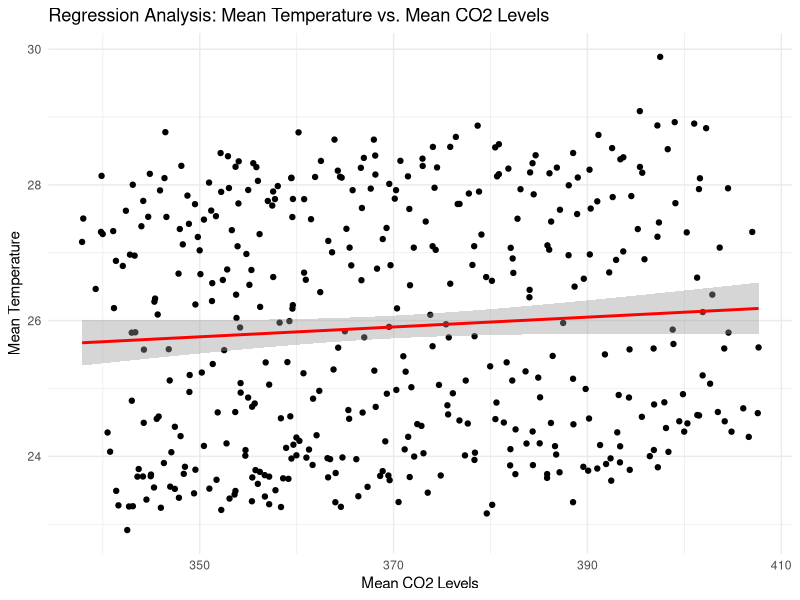
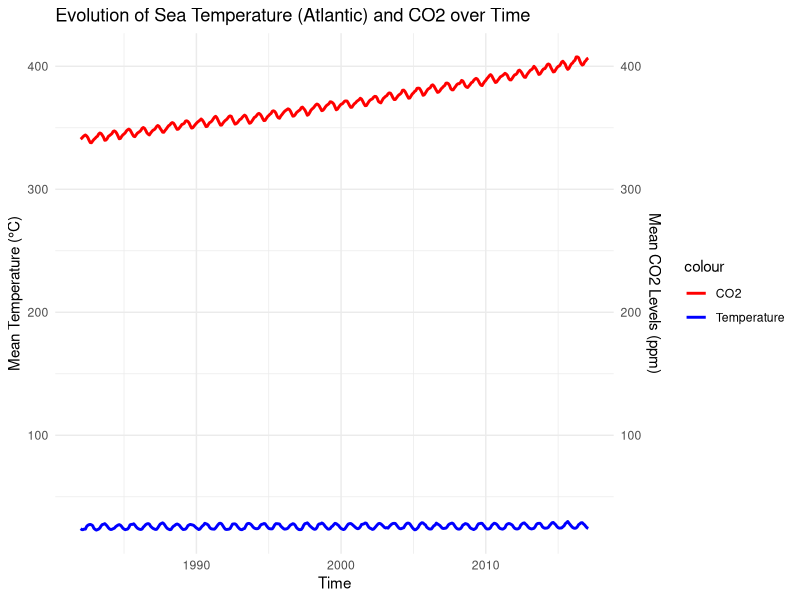
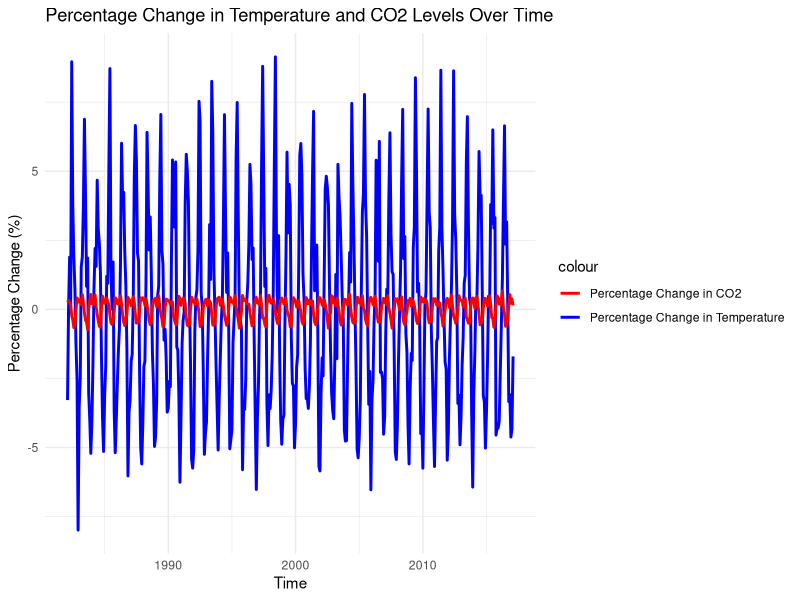
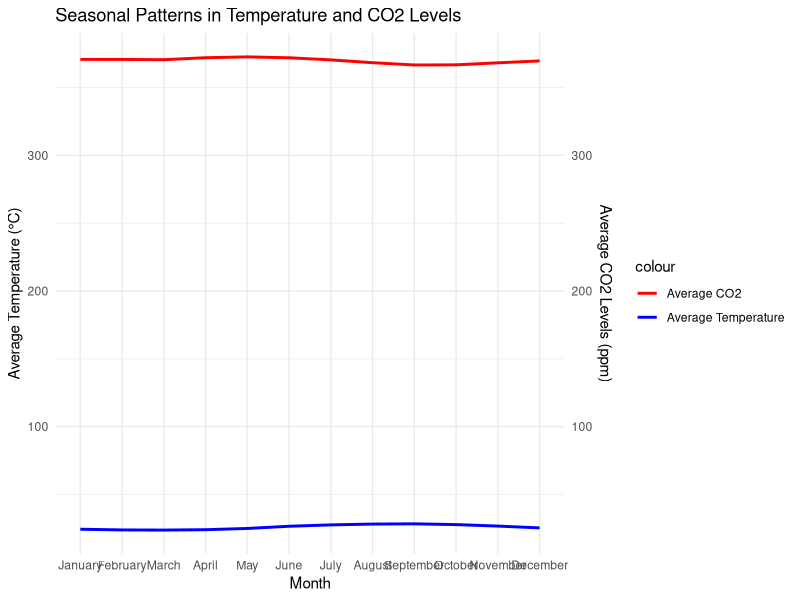
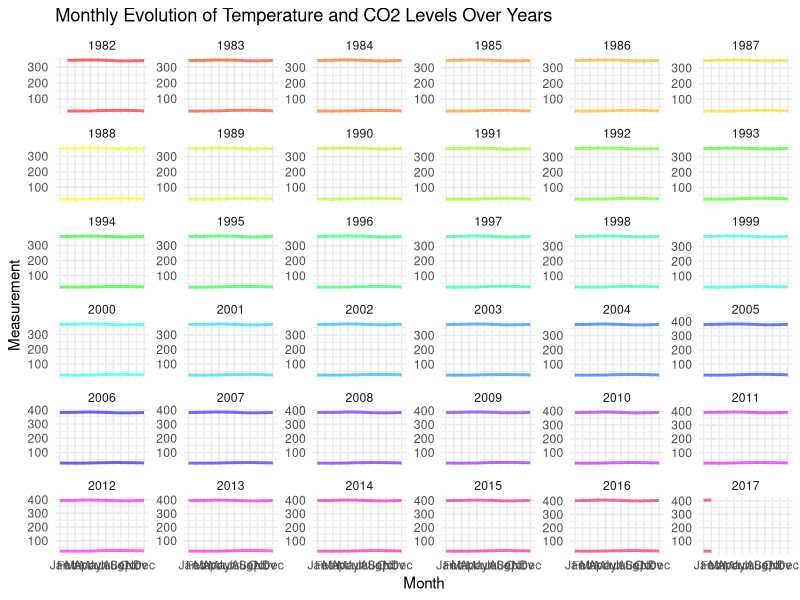
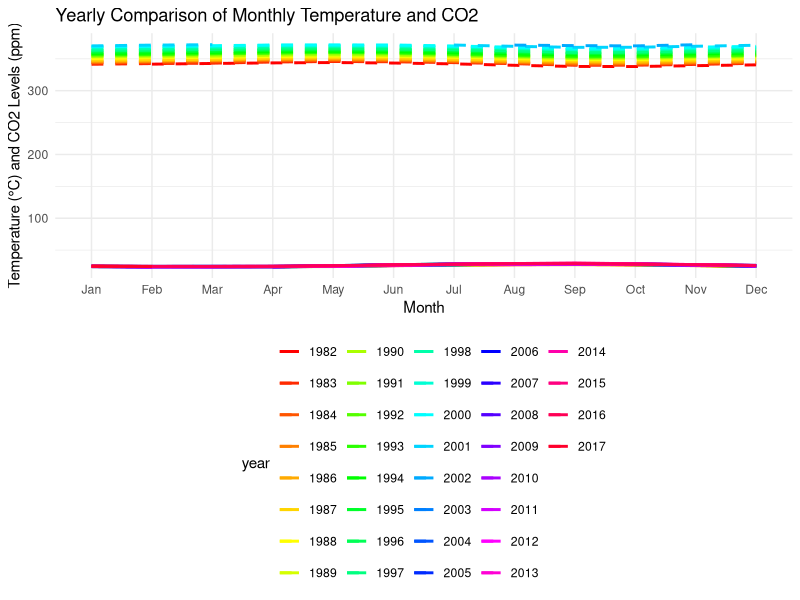
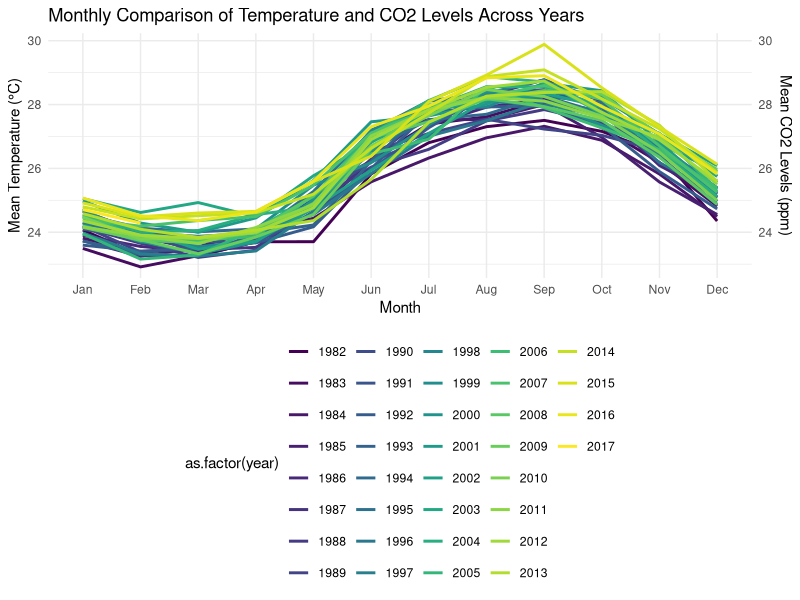
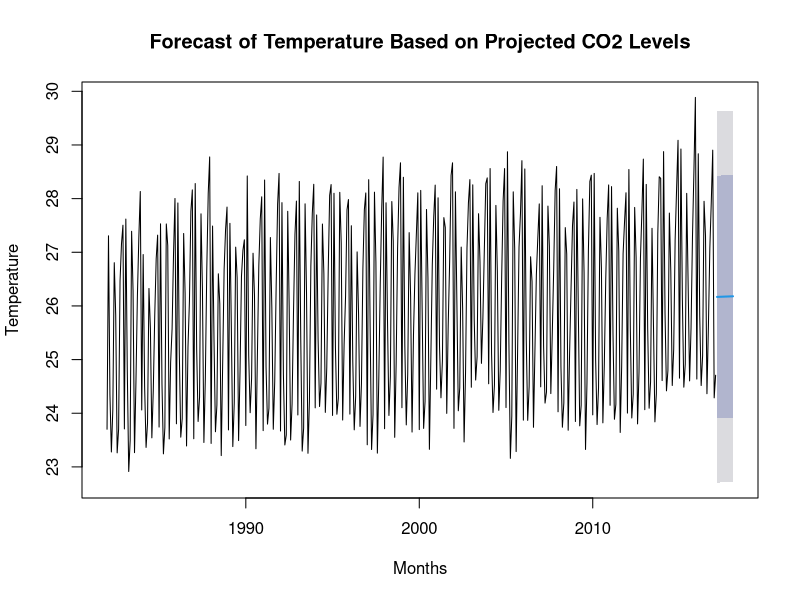

Here is the R script that generated these plots, in order:
library(ggplot2)
library(dplyr)

# Read the datasets
temperature_df <- read.csv("ts_Temperature.csv")
co2_df <- read.csv("ts_C02.csv")

# Convert column names to lowercase for consistency
names(temperature_df) <- tolower(names(temperature_df))
names(co2_df) <- tolower(names(co2_df))

# Merge the datasets on the 'month_year' column
merged_df <- merge(temperature_df, co2_df, by = "month_year", suffixes = c("_temp", "_co2"))

# Linear regression model
model <- lm(mean_temp ~ mean_c02, data = merged_df)

# Summary of the model
summary(model)

# Plotting
ggplot(merged_df, aes(x = mean_c02, y = mean_temp)) +
  geom_point() +
  geom_smooth(method = "lm", col = "red") +
  labs(title = "Regression Analysis: Mean Temperature vs. Mean CO2 Levels",
       x = "Mean CO2 Levels", y = "Mean Temperature") +
  theme_minimal()

### Plot of evolution of Temperature and C02 overtime ##


# Creating a date column for plotting
merged_df$date <- as.Date(paste(merged_df$year_temp, merged_df$month_temp, "01", sep = "-"), "%Y-%m-%d")

# Plotting
ggplot(merged_df, aes(x = date)) +
  geom_line(aes(y = mean_temp, color = "Temperature"), size = 1) +
  geom_line(aes(y = mean_c02, color = "CO2"), size = 1) +
  scale_y_continuous(
    name = "Mean Temperature (°C)",
    sec.axis = sec_axis(~ ., name = "Mean CO2 Levels (ppm)")
  ) +
  labs(title = "Evolution of Sea Temperature (Atlantic) and CO2 over Time",
       x = "Time") +
  scale_color_manual(values = c("Temperature" = "blue", "CO2" = "red")) +
  theme_minimal()





##Change over time###

library(ggplot2)
library(dplyr)
library(zoo)

# Read the datasets
temperature_df <- read.csv("ts_Temperature.csv")
co2_df <- read.csv("ts_C02.csv")

# Convert column names to lowercase for consistency
names(temperature_df) <- tolower(names(temperature_df))
names(co2_df) <- tolower(names(co2_df))

# Calculate percentage changes
merged_df <- merged_df %>%
  arrange(date) %>%
  mutate(
    perc_change_temp = 100 * (mean_temp - lag(mean_temp, n = 1)) / lag(mean_temp, n = 1),
    perc_change_co2 = 100 * (mean_c02 - lag(mean_c02, n = 1)) / lag(mean_c02, n = 1)
  )

# Drop NA values that result from diff calculation
merged_df <- na.omit(merged_df)

# Plotting
ggplot(merged_df, aes(x = date)) +
  geom_line(aes(y = perc_change_temp, color = "Percentage Change in Temperature"), size = 1) +
  geom_line(aes(y = perc_change_co2, color = "Percentage Change in CO2"), size = 1) +
  labs(title = "Percentage Change in Temperature and CO2 Levels Over Time",
       x = "Time", y = "Percentage Change (%)") +
  scale_color_manual(values = c("Percentage Change in Temperature" = "blue", "Percentage Change in CO2" = "red")) +
  theme_minimal()





##Seasonality##

library(ggplot2)
library(dplyr)
library(lubridate)

# Read the datasets
temperature_df <- read.csv("ts_Temperature.csv")
co2_df <- read.csv("ts_C02.csv")

# Convert column names to lowercase for consistency
names(temperature_df) <- tolower(names(temperature_df))
names(co2_df) <- tolower(names(co2_df))

# Create a date column for easier manipulation
merged_df$date <- as.Date(paste(merged_df$year_temp, merged_df$month_temp, "01", sep = "-"), "%Y-%m-%d")

# Extract month from date for seasonal decomposition
merged_df$month <- month(merged_df$date, label = TRUE, abbr = FALSE)

# Calculate average values per month across all years
monthly_averages <- merged_df %>%
  group_by(month) %>%
  summarize(average_temp = mean(mean_temp), average_co2 = mean(mean_c02), .groups = 'drop')

# Convert month to a factor for proper ordering in the plot
monthly_averages$month <- factor(monthly_averages$month, levels = month.name)

# Plotting
ggplot(data = monthly_averages, aes(x = month)) +
  geom_line(aes(y = average_temp, color = "Average Temperature", group = 1), size = 1) +
  geom_line(aes(y = average_co2, color = "Average CO2", group = 1), size = 1) +
  scale_y_continuous(
    name = "Average Temperature (°C)",
    sec.axis = sec_axis(~ ., name = "Average CO2 Levels (ppm)")
  ) +
  labs(title = "Seasonal Patterns in Temperature and CO2 Levels",
       x = "Month", y = "Average Measurement") +
  scale_color_manual(values = c("Average Temperature" = "blue", "Average CO2" = "red")) +
  theme_minimal()






###Monthly Comparaison###


library(ggplot2)
library(dplyr)
library(lubridate)

# Read the datasets
temperature_df <- read.csv("ts_Temperature.csv")
co2_df <- read.csv("ts_C02.csv")

# Convert column names to lowercase for consistency
names(temperature_df) <- tolower(names(temperature_df))
names(co2_df) <- tolower(names(co2_df))

# Create a date column for easier manipulation
merged_df$date <- as.Date(paste(merged_df$year_temp, merged_df$month_temp, "01", sep = "-"), "%Y-%m-%d")

# Extract month and year from date for plotting
merged_df$month <- month(merged_df$date, label = TRUE, abbr = TRUE)
merged_df$year <- year(merged_df$date)

# Plotting
ggplot(merged_df, aes(x = month, group = year)) +
  geom_line(aes(y = mean_temp, color = as.factor(year)), size = 1, alpha = 0.6) + 
  geom_line(aes(y = mean_c02, color = as.factor(year)), size = 1, alpha = 0.6) +
  scale_color_manual(values = rainbow(length(unique(merged_df$year)))) +
  facet_wrap(~ year, scales = "free_y") +
  labs(title = "Monthly Evolution of Temperature and CO2 Levels Over Years",
       x = "Month", y = "Measurement") +
  theme_minimal() +
  theme(legend.position = "none")









###Yearly Comparaison###


library(ggplot2)
library(dplyr)
library(lubridate)

# Read the datasets
temperature_df <- read.csv("ts_Temperature.csv")
co2_df <- read.csv("ts_C02.csv")

# Convert column names to lowercase for consistency
names(temperature_df) <- tolower(names(temperature_df))
names(co2_df) <- tolower(names(co2_df))


# Create a date column for easier manipulation
merged_df$date <- as.Date(paste(merged_df$year_temp, merged_df$month_temp, "01", sep = "-"), "%Y-%m-%d")

# Extract month and year from date for plotting
merged_df$month <- month(merged_df$date, label = TRUE, abbr = TRUE)
merged_df$year <- as.factor(year(merged_df$date))

# Calculate averages across all years for the same month to set y-limits
average_by_month <- merged_df %>%
  group_by(month) %>%
  summarize(avg_temp = mean(mean_temp), avg_co2 = mean(mean_c02))

# Set y-axis limits based on min/max of average temperature and CO2
ylim_temp <- range(average_by_month$avg_temp)
ylim_co2 <- range(average_by_month$avg_co2)

# Plotting
ggplot(merged_df, aes(x = month)) +
  geom_line(aes(y = mean_temp, color = year, group = interaction(year, "temp")), size = 1) +
  geom_line(aes(y = mean_c02, color = year, group = interaction(year, "co2")), size = 1, linetype = "dashed") +
  scale_color_manual(values = rainbow(length(levels(merged_df$year)))) +
  scale_y_continuous(name = "Temperature (°C) and CO2 Levels (ppm)",
                     limits = c(min(ylim_temp[1], ylim_co2[1]), max(ylim_temp[2], ylim_co2[2]))) +
  labs(title = "Yearly Comparison of Monthly Temperature and CO2",
       x = "Month", y = "Measurement") +
  theme_minimal() +
  theme(legend.position = "bottom")





###Monthly Comparison of Temperature and C02 Levels Across Years###

library(ggplot2)
library(dplyr)
library(lubridate)

# Load the datasets
temperature_df <- read.csv("ts_Temperature.csv")
co2_df <- read.csv("ts_C02.csv")

# Lowercase column names for consistency
names(temperature_df) <- tolower(names(temperature_df))
names(co2_df) <- tolower(names(co2_df))

# Merge datasets based on 'month_year' column
merged_df <- merge(temperature_df, co2_df, by = "month_year", suffixes = c("_temp", "_co2"))

# Create a Date column for easier manipulation
merged_df$date <- as.Date(paste(merged_df$year_temp, merged_df$month_temp, "01", sep = "-"), "%Y-%m-%d")

# Extract month and year for plotting
merged_df$month <- month(merged_df$date, label = TRUE, abbr = TRUE)
merged_df$year <- year(merged_df$date)

# Plotting with dual axes
p <- ggplot(merged_df, aes(x = month)) +
  geom_line(aes(y = mean_temp, group = year, color = as.factor(year)), size = 1) +
  scale_y_continuous(name = "Mean Temperature (°C)", 
                     sec.axis = sec_axis(~ . * 1, name = "Mean CO2 Levels (ppm)")) +
  scale_color_viridis_d() +
  labs(title = "Monthly Comparison of Temperature and CO2 Levels Across Years",
       x = "Month", y = "Temperature (°C)") +
  theme_minimal() +
  theme(legend.position = "bottom")

# Smoothing lines to show trends
p + geom_smooth(aes(y = mean_temp), method = "loess", se = FALSE, color = "darkgray", size = 2) +
  geom_smooth(aes(y = mean_c02), method = "loess", se = FALSE, color = "black", size = 2)






### Correlation ###
# Assuming merged_df is your dataframe with 'mean_temp' and 'mean_c02'
correlation <- cor(merged_df$mean_temp, merged_df$mean_c02, use = "complete.obs")  # Use complete.obs to handle missing values

print(paste("Correlation coefficient between temperature and CO2: ", correlation))








###TSLM FORECAST###



library(forecast)
library(dplyr)

# Assuming you've already loaded and merged your data as 'merged_df'
# Ensure the date column is formatted correctly
merged_df$date <- as.Date(merged_df$date)

# Create time series objects for temperature and CO2
# Assuming monthly data starting from the earliest date in your dataset
start_year <- min(format(merged_df$date, "%Y"))
start_month <- min(format(merged_df$date, "%m"))

temp_ts <- ts(merged_df$mean_temp, start = c(start_year, start_month), frequency = 12)
co2_ts <- ts(merged_df$mean_c02, start = c(start_year, start_month), frequency = 12)

# Check the alignment and length
print(paste("Length of temp_ts:", length(temp_ts)))
print(paste("Length of co2_ts:", length(co2_ts)))


# Fit a TSLM with CO2 as a predictor
tslm_model <- tslm(temp_ts ~ co2_ts)

# Check the summary of the model
summary(tslm_model)

library(forecast)
library(dplyr)

# Example of estimating future CO2 levels
# Calculate average yearly increase from historical data
co2_increase_per_month <- mean(diff(merged_df$mean_c02))

# Last known CO2 level
last_co2 <- tail(merged_df$mean_c02, 1)

# Create a future CO2 data frame for the next 12 months
future_co2 <- data.frame(co2_ts = seq(last_co2, by = co2_increase_per_month, length.out = 12))

# Display future CO2 levels
print(future_co2)


# Forecast using the new CO2 levels
forecast_tslm <- forecast(tslm_model, newdata = future_co2)

# Plot the forecast
plot(forecast_tslm, main = "Forecast of Temperature Based on Projected CO2 Levels", xlab = "Months", ylab = "Temperature")


